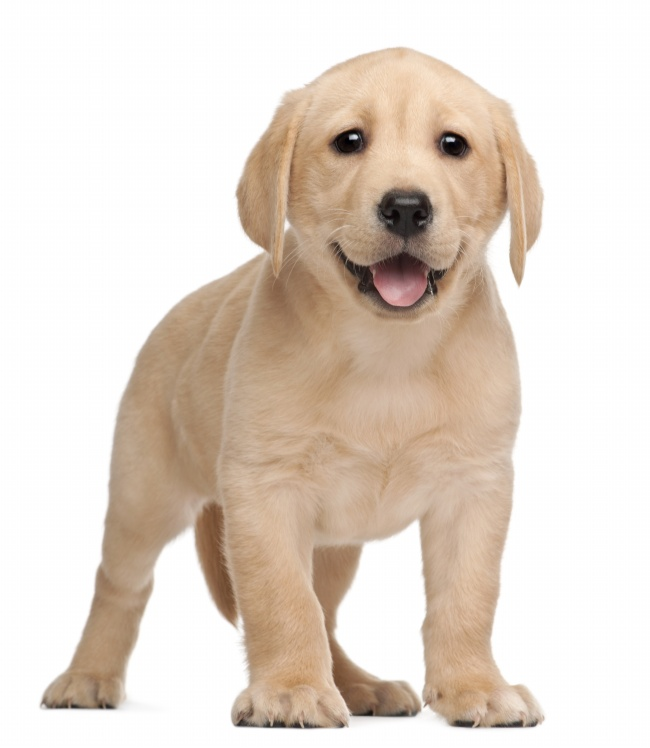
#> input picture caffe2tensorflow/dog.jpg, 650 x 748 px; its folder holds only this picture in this run
$ python -i data_augment.py   (imports and definitions only)   (Python 2 division)
#> lines starting #> are read from the running program, lines starting #| are printed output that depends on the picture
#encoding:utf-8
import os
import cv2
from PIL import Image, ImageEnhance, ImageOps, ImageFile
import numpy as np

out_path = '/media/ysliu/22AE2337AE230341/dlw_mat_file/python_tools/'

# [22 lines left out: functions makeDir, save_cv2_path, not called in this run]
def save_Image_path(out_path,img_list,label,img):
    sub_class = img_list.split('/')[-2]
    makeDir(sub_class)
    #print os.path.join(out_path+sub_class+'/'+img_list.split('/')[-1].split('.')[0]+'_'+str(label)+'.jpg')
    #print img_list.split('/')[-1].split('.')[0]
    print "satrt!!!!"
    path1 = os.path.join(out_path+sub_class+'/'+img_list.split('/')[-1].split('.')[0]+'_'+str(label)+'.jpg')
    print path1
    img.save(path1)
    print "end!!!!"


#crop_corner
# [44 lines left out: functions img_crop50, img_crop75, not called in this run]

#img_crop('/media/dlw/work/SBS-CNN/alexnet4_siamese/datasets4/airplane/airplane_001.jpg',227)
#flip_horization
def img_flip(img_list,use_cv2=False):
#> called with img_list = 'caffe2tensorflow/dog.jpg', use_cv2 = False
    image = Image.open(img_list)
#> image is the input picture: PIL image 650x748 RGB; mean R, G, B 226.2, 214.1, 203.2
    img_resize = image.resize((224,224),Image.BILINEAR)
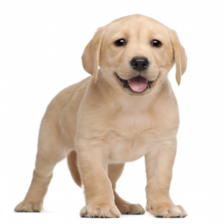
#> img_resize: PIL image 224x224 RGB; mean R, G, B 226.2, 214.1, 203.2
    save_Image_path(out_path,img_list,'img_resize',img_resize)
    #img_filp_top_bottom
    img_flip_top_bottom = image.transpose(Image.FLIP_TOP_BOTTOM).resize((224,224),Image.BILINEAR)
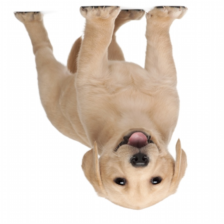
#> img_flip_top_bottom: PIL image 224x224 RGB; mean R, G, B 226.2, 214.1, 203.2
    save_Image_path(out_path,img_list,'img_flip_top_bottom',img_flip_top_bottom)

    img_flip_left_right = image.transpose(Image.FLIP_LEFT_RIGHT).resize((224,224),Image.BILINEAR)
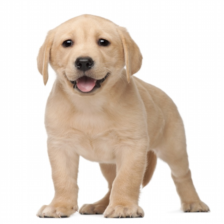
#> img_flip_left_right: PIL image 224x224 RGB; mean R, G, B 226.2, 214.1, 203.2
    save_Image_path(out_path,img_list,'img_flip_left_right',img_flip_left_right)

    img_rotate_90 = image.transpose(Image.ROTATE_90).resize((224,224),Image.BILINEAR)
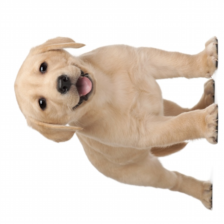
#> img_rotate_90: PIL image 224x224 RGB; mean R, G, B 226.2, 214.1, 203.2
    save_Image_path(out_path,img_list,'img_rotate_90',img_rotate_90)

    img_rotate_180 = image.transpose(Image.ROTATE_180).resize((224,224),Image.BILINEAR)
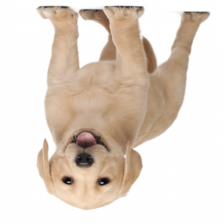
#> img_rotate_180: PIL image 224x224 RGB; mean R, G, B 226.2, 214.1, 203.2
    #save_Image_path(out_path,img_list,'img_rotate_180',img_rotate_180)

    img_rotate_270 = image.transpose(Image.ROTATE_270).resize((224,224),Image.BILINEAR)
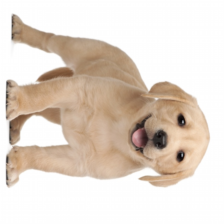
#> img_rotate_270: PIL image 224x224 RGB; mean R, G, B 226.2, 214.1, 203.2
    save_Image_path(out_path,img_list,'img_rotate_270',img_rotate_270)

#img_flip('/media/dlw/work/SBS-CNN/alexnet4_siamese/datasets4/airplane/airplane_001.jpg')

# [35 lines left out: functions randomColor, rotate, not called in this run]

	#save_cv2_path(out_path,img_list,'rotate_30',rotated)
# [12 lines not run here, left out]
            #img_crop(img_list,227)

# -*- coding:utf-8 -*-
"""数据增强
   1. 翻转变换 flip
   2. 随机修剪 random crop
   3. 色彩抖动 color jittering
   4. 平移变换 shift
   5. 尺度变换 scale
   6. 对比度变换 contrast
   7. 噪声扰动 noise
   8. 旋转变换/反射变换 Rotation/reflection
"""

from PIL import Image, ImageEnhance, ImageOps, ImageFile
import numpy as np
import random
import threading, os, time
import logging

logger = logging.getLogger(__name__)
ImageFile.LOAD_TRUNCATED_IMAGES = True


class DataAugmentation:
    """
    包含数据增强的八种方式
    """
    def __init__(self):
        pass

    @staticmethod
    def openImage(image):
        return Image.open(image, mode="r")

    # [74 lines left out: functions randomRotation, randomCrop, randomColor, randomGaussian, not called in this run]

    @staticmethod
    def saveImage(image, path):
        image.save(path)


def makeDir(path):
    try:
        if not os.path.exists(path):
            if not os.path.isfile(path):
                # os.mkdir(path)
                os.makedirs(path)
            return 0
        else:
            return 1
    except Exception, e:
        print str(e)
        return -2


# [13 lines left out: function imageOps, not called in this run]


opsList = {"randomRotation", "randomCrop", "randomColor", "randomGaussian"}


# [33 lines left out: function threadOPS, not called in this run]


#if __name__ == '__main__':
    #threadOPS("/media/dlw/work/SBS-CNN/alexnet4_siamese/datasets4/airplane/",
     #         "/media/dlw/work/SBS-CNN/alexnet4_siamese/12306train3/")

>>> result = img_flip('caffe2tensorflow/dog.jpg')

$ run again, on caffe2tensorflow/cat.png
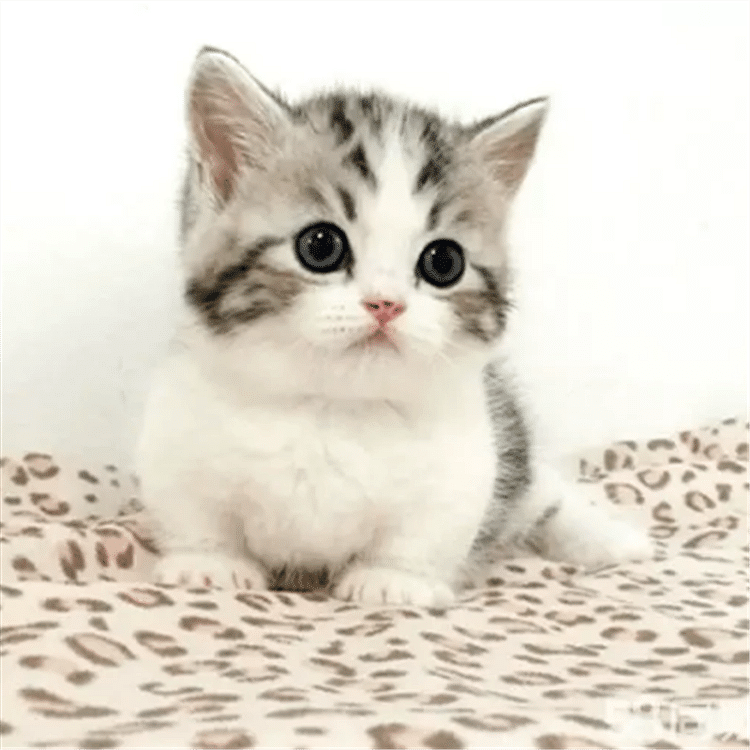
#> input picture caffe2tensorflow/cat.png, 750 x 750 px
#> in img_flip, image is the input picture: PIL image 750x750 P; mean R, G, B, A 224.6, 218.2, 206.5, 254.7
#> in img_flip, `img_rotate_180 = image.transpose(Image.ROTATE_180).resize((224,224),Im..`:
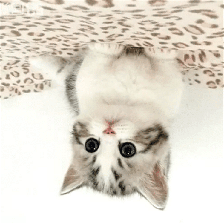
#> img_rotate_180: PIL image 224x224 P; mean R, G, B, A 224.6, 218.2, 206.6, 255; transparent parts drawn white
#> in img_flip, `img_rotate_270 = image.transpose(Image.ROTATE_270).resize((224,224),Im..`:
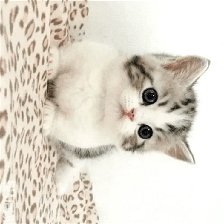
#> img_rotate_270: PIL image 224x224 P; mean R, G, B, A 224.6, 218.2, 206.6, 255; transparent parts drawn white
